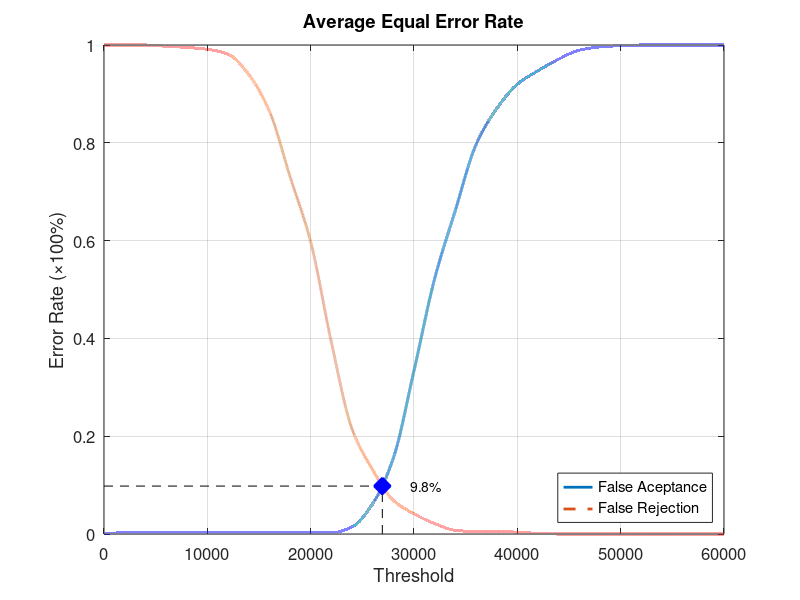
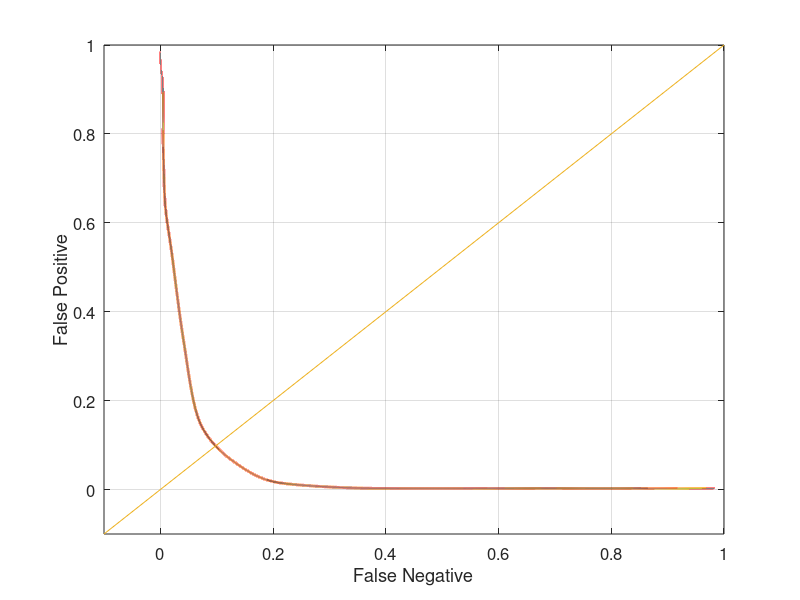

MATLAB code for these plots, in order:
function yEER = Experiment2Average
close all;
clear;
clc;
x = 0:2000:60000;
xq = 0:0.5:60000;

y0 = [0 0.00263158 0.00263158 0.00263158 0.00263158 0.00263158 0.00263158 0.00263158 0.00263158 0.00263158 0.00263158 0.00263158 0.0144737 0.0618421 0.155263 0.334211 0.522368 0.661842 0.796053 0.869737 0.919737 0.947368 0.971053 0.989474 0.996053 0.998684 1 1 1 1 1];
yy0 = interp1(x, y0, xq, 'pchip');
y1 = [1 1 1 0.9975 0.995 0.99125 0.98125 0.94 0.865 0.73125 0.5975 0.3925 0.215 0.13125 0.06875 0.04125 0.02125 0.0075 0.005 0.005 0.00375 0.00125 0 0 0 0 0 0 0 0 0];
yy1 = interp1(x, y1, xq, 'pchip');

% Calculating EER: 
y2 = abs(y0 - y1);
find(y2 == min(y2))
yy2 = abs(yy0 - yy1);
xEER = find(yy2 == min(yy2));
xEERIndex = xq(xEER) % X-axis EER
yEER = yy0(xEER) % Y-axis EER

main = figure
plot(xq, yy0,'-','LineWidth', 2);	hold on
plot(xq, yy1,'--','LineWidth', 2);	hold on
plot([xEERIndex xEERIndex], [0 yEER], 'k--');	hold on
plot([0 xEERIndex], [yEER yEER], 'k--');	hold on
plot(xEERIndex, yEER, 'bx', 'LineWidth', 10);	hold on
text(xEERIndex + 10 * xEERIndex / 100, yEER, [num2str(round((10000 * yEER)) / 100) '%'])
legend('False Aceptance', 'False Rejection', 'Location', 'SouthEast')
xlabel('Threshold')
ylabel('Error Rate (\times100%)')
title('Average Equal Error Rate')
set(gca, 'FontSize', 12)
axis([0 60000 0 1])
grid on

print(main, 'Experiment2AverageMain', '-dpng');
FNRxFPR = figure('Color', [1 1 1]);
plot(yy1, yy0, '-', yy1, yy0, 'LineWidth', 2);
hold on
y = -0.1:0.1:1
plot(y, y); 
set(gca, 'FontSize', 12)
xlabel('False Negative')
ylabel('False Positive')
axis([-0.1 1 -0.1 1])
set(gca, 'FontSize', 12)
grid on

print(FNRxFPR, 'Experiment2AverageFNRxFPR','-dpng');
end
